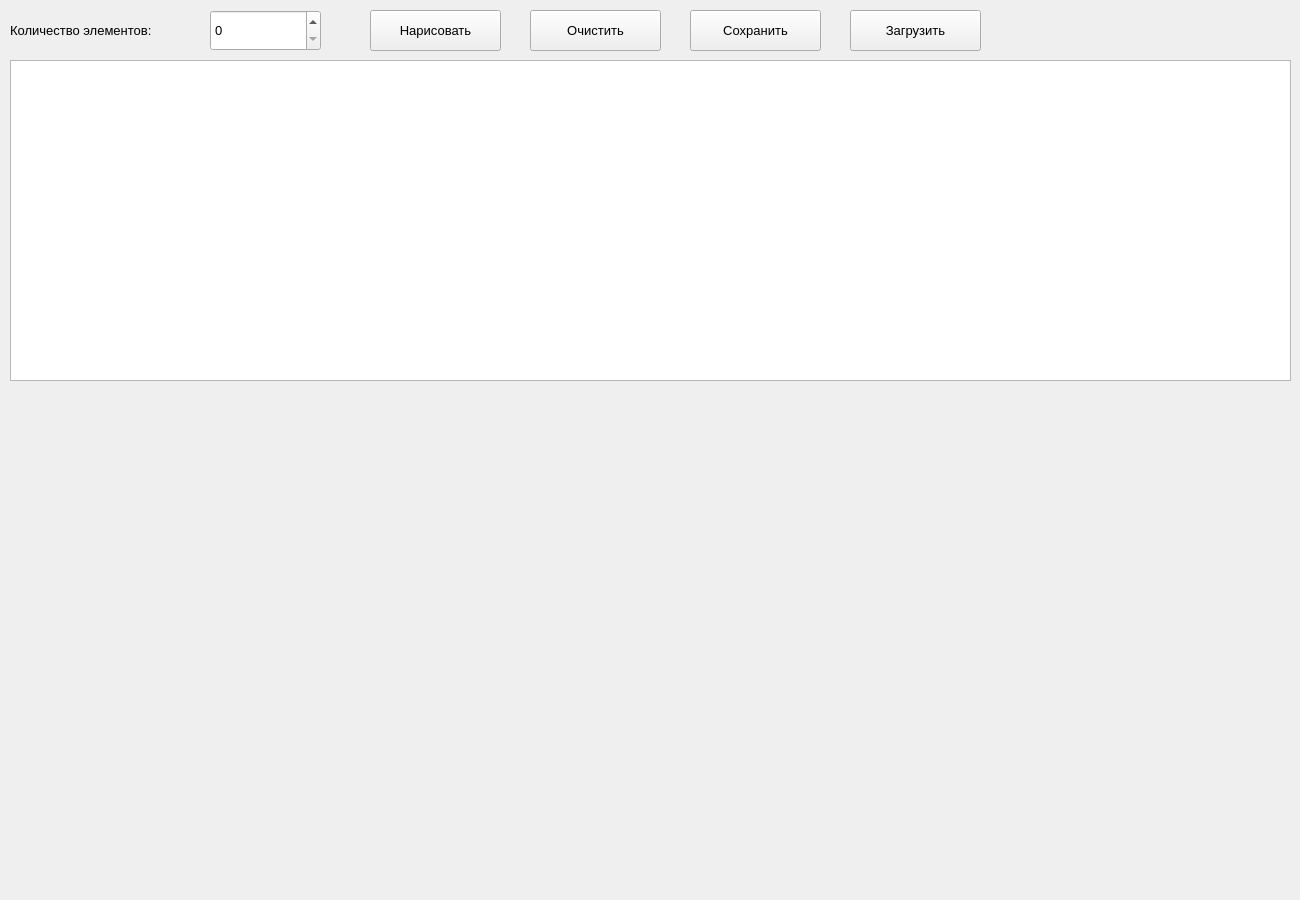
<?xml version="1.0" encoding="UTF-8"?>
<ui version="4.0">
 <class>MainWindow</class>
 <widget class="QMainWindow" name="MainWindow">
  <property name="geometry">
   <rect>
    <x>0</x>
    <y>0</y>
    <width>1300</width>
    <height>900</height>
   </rect>
  </property>
  <property name="font">
   <font>
    <pointsize>10</pointsize>
   </font>
  </property>
  <property name="windowTitle">
   <string>MainWindow</string>
  </property>
  <widget class="QWidget" name="centralwidget">
   <widget class="QTableWidget" name="tableWidget">
    <property name="geometry">
     <rect>
      <x>10</x>
      <y>60</y>
      <width>1281</width>
      <height>321</height>
     </rect>
    </property>
    <attribute name="horizontalHeaderVisible">
     <bool>false</bool>
    </attribute>
    <attribute name="verticalHeaderVisible">
     <bool>false</bool>
    </attribute>
   </widget>
   <widget class="QSpinBox" name="spinBox">
    <property name="geometry">
     <rect>
      <x>210</x>
      <y>10</y>
      <width>111</width>
      <height>41</height>
     </rect>
    </property>
    <property name="minimum">
     <number>0</number>
    </property>
    <property name="maximum">
     <number>100</number>
    </property>
    <property name="value">
     <number>0</number>
    </property>
   </widget>
   <widget class="QLabel" name="label">
    <property name="geometry">
     <rect>
      <x>10</x>
      <y>10</y>
      <width>191</width>
      <height>41</height>
     </rect>
    </property>
    <property name="text">
     <string>Количество элементов:</string>
    </property>
   </widget>
   <widget class="QPushButton" name="pushButton_save">
    <property name="geometry">
     <rect>
      <x>690</x>
      <y>10</y>
      <width>131</width>
      <height>41</height>
     </rect>
    </property>
    <property name="text">
     <string>Сохранить</string>
    </property>
   </widget>
   <widget class="QPushButton" name="pushButton_load">
    <property name="geometry">
     <rect>
      <x>850</x>
      <y>10</y>
      <width>131</width>
      <height>41</height>
     </rect>
    </property>
    <property name="text">
     <string>Загрузить</string>
    </property>
   </widget>
   <widget class="QPushButton" name="pushButton_clear">
    <property name="geometry">
     <rect>
      <x>530</x>
      <y>10</y>
      <width>131</width>
      <height>41</height>
     </rect>
    </property>
    <property name="text">
     <string>Очистить</string>
    </property>
   </widget>
   <widget class="QPushButton" name="pushButton_draw">
    <property name="geometry">
     <rect>
      <x>370</x>
      <y>10</y>
      <width>131</width>
      <height>41</height>
     </rect>
    </property>
    <property name="text">
     <string>Нарисовать</string>
    </property>
   </widget>
   <widget class="my_widget" name="widget" native="true">
    <property name="geometry">
     <rect>
      <x>10</x>
      <y>390</y>
      <width>1283</width>
      <height>503</height>
     </rect>
    </property>
   </widget>
  </widget>
 </widget>
 <customwidgets>
  <customwidget>
   <class>my_widget</class>
   <extends>QWidget</extends>
   <header location="global">my_widget.h</header>
   <container>1</container>
  </customwidget>
 </customwidgets>
 <tabstops>
  <tabstop>spinBox</tabstop>
  <tabstop>pushButton_draw</tabstop>
  <tabstop>pushButton_clear</tabstop>
  <tabstop>pushButton_save</tabstop>
  <tabstop>pushButton_load</tabstop>
  <tabstop>tableWidget</tabstop>
 </tabstops>
 <resources/>
 <connections/>
</ui>
